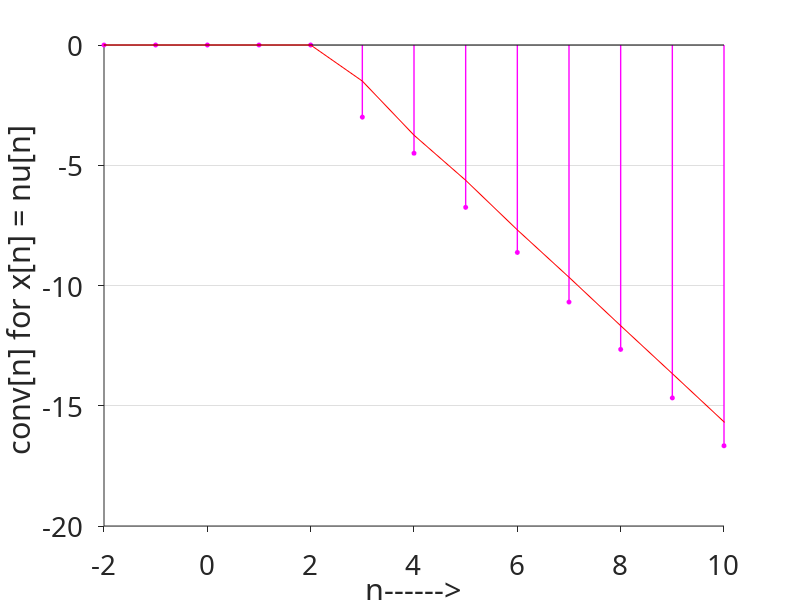

MATLAB code for this plot:
clc;
clear all;

n=-10:1:20;
u = (n>=0);
s = 2*[(-1/2).^(n)-1].*u;

xlabel('n------>');
ylabel('s[n]');
set(gca, ...
    'Box', 'off', ...
    'TickDir', 'out', ...
    'YGrid', 'on', ...
    'Xtick', [-6:2:16], ...
    'FontSize', 20, ...
    'FontName', 'Calibri');
axis([-2 10 -3.1 0]);

for i=2:31
  s2(i) = s(i)-s(i-1);
endfor
xlabel('n------>');
ylabel('h[n]');
set(gca, ...
    'Box', 'off', ...
    'TickDir', 'out', ...
    'YGrid', 'on', ...
    'Xtick', [-6:2:16], ...
    'FontSize', 20, ...
    'FontName', 'Calibri');
axis([-2 10 -3.1 2]);

n1 = -19:1:41;
x = n.*u;
y = conv(x,s2);
stem(n1,y,'filled', 'm', 'MarkerSize', 3, 'linewidth', 1);
xlabel('n------>');
ylabel('conv[n] for x[n] = nu[n] ');
set(gca, ...
    'Box', 'off', ...
    'TickDir', 'out', ...
    'YGrid', 'on', ...
    'Xtick', [-6:2:16], ...
    'FontSize', 20, ...
    'FontName', 'Calibri');
axis([-2 10 -20 0]);
hold on;

windowsize = 2;
b = (1/windowsize)*ones(1,windowsize);
yfiltered = filter(b, 1, y);
plot(n1, yfiltered, 'r', 'linewidth', 0.5);